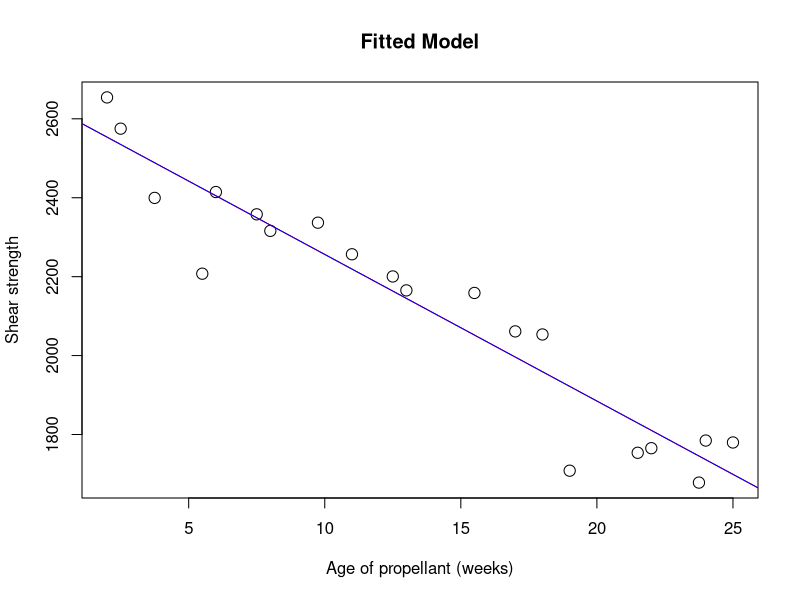

Reproduce this figure in R.

# -------------rocket propellant data---------------- 
y <-c(2158.7, 1678.15, 2316, 2061.30, 2207.50, 1708.3, 1784.7, 2575,2357.9, 
    2256.7, 2165.2, 2399.55, 1779.80, 2336.75, 1765.30,2053.50, 2414.4, 
    2200.50, 2654.20, 1753.70)
x <-c(15.50, 23.75, 8, 17.00, 5.5, 19, 24, 2.5, 7.5, 11, 13, 3.75,25, 9.75, 22, 
    18, 6, 12.5, 2, 21.5)
plot(x, y, xlab="Age of propellant (weeks)", ylab="Shear strength",main="Fitted Model", cex=1.5)

Sxx = sum((x-mean(x))^2)
Sxy = sum(y*(x-mean(x)))
beta1 =  Sxy/Sxx
beta1
beta0 = mean(y)-beta1*mean(x)
beta0
abline(a=beta0, b=beta1, cex=50, col="red") # add line to an existing plot


# linear model
fit = lm(y~x) # lm will create a simple linear model for the variables
summary(fit)
names(fit)

abline(lm(y~x), cex=1.5, col="blue") # fit exactly ontop of the line above

# estimate sigma^2
n = length(y)
e = fit$residuals
SS_res = sum(e^2)
sigma2_hat = SS_res/(n-2)
sigma = sqrt(sigma2_hat)

# or call from the model directly
sigma  = summary(fit)$sigma
sigma2_hat = sigma^2
